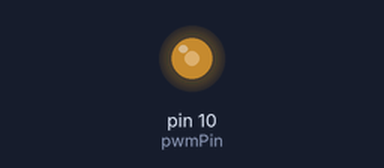
A sketch run on a simulated Arduino Uno, built with avr-gcc and run on an emulated ATmega328P. Parts: output pins drawn as LEDs (lit = HIGH). What the sketch prints to the serial monitor is not drawn.

Above: at 0.1 s.
Timing chart, 0 to 1.6 s (numbered marks = the images above):
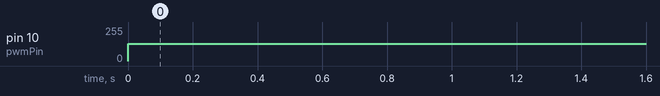

The sketch:

pwm_single.ino
```cpp
#include <TimerOne.h>

int pwmPin = 10;


int dutycycle = 0;

void setup(void)
{
  pinMode(pwmPin, OUTPUT);
//  pinMode(7, OUTPUT);
  Timer1.initialize(25);
  Timer1.pwm(pwmPin, 0);

  Serial.begin(9600);

}
void loop(void)
{


    Timer1.setPwmDuty(pwmPin,512); // set the new poti value as dutycycle


    Serial.println(dutycycle / 10.23); //print dutycycle in percentages
}
```

Measured:
- by itself, pin 10 (pwmPin): 0/255 → 128/255 at 0.00 s
